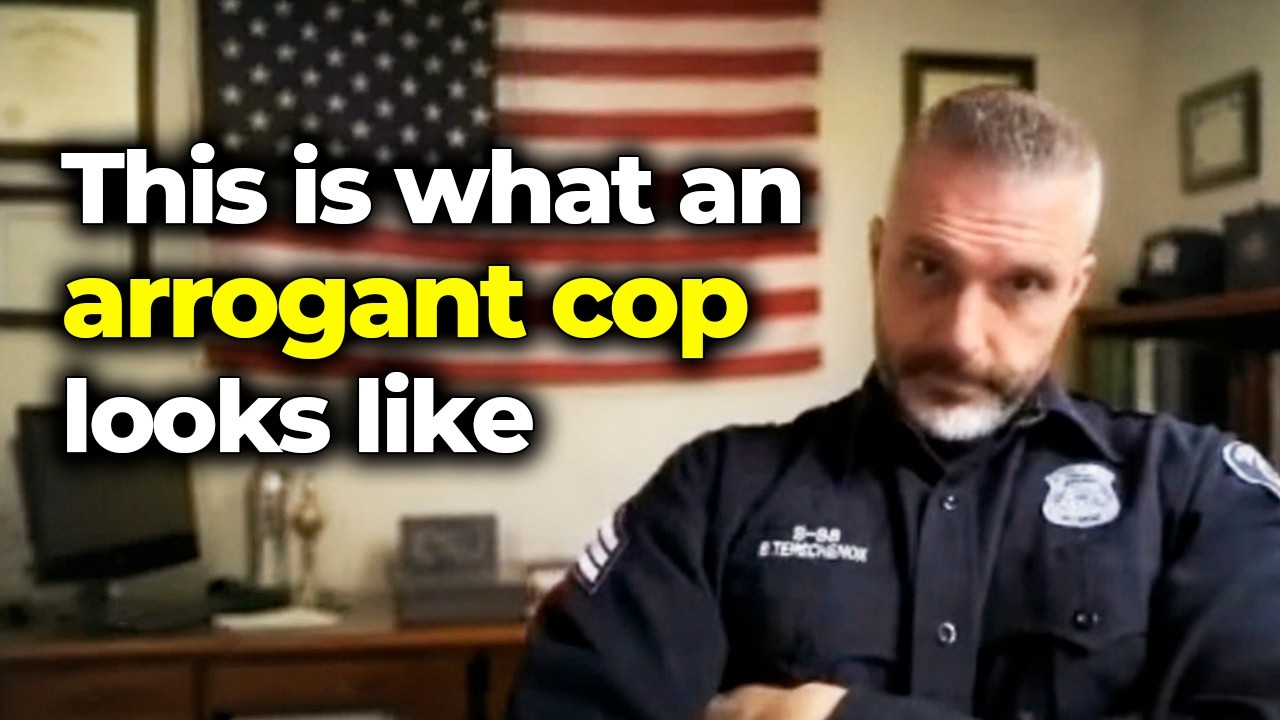
#> input picture scripts/._eval_tmp.png, 1280 x 720 px
$ python -i thumb_eval.py   (imports and definitions only)   (older library calls are emulated)
#> lines starting #> are read from the running program, lines starting #| are printed output that depends on the picture
#!/usr/bin/env python
"""
thumb_eval.py -- runnable scorer for Boyd Clips thumbnails.

Scores a candidate 16:9 thumbnail against a MEASURED baseline built from the two
reference corpora already on disk:

  research/reference/courtroomtime/thumbs/  25 imgs, SAME Judge Boyd docket,
      filename-prefixed top_/bot_ = winners (204k-891k views) vs losers (388-1700 views).
      This is a winners-vs-losers control on ONE channel: same creator, same
      audience, same niche, so any metric that separates the two groups is a
      property of the thumbnail and not of the channel.
  research/reference/competitor/thumbs/     12 Audit the Court imgs (42k-1.2M views).

Everything here is measured, not asserted. Run --baseline to (re)build the
baseline json, then --score <img> to gate a candidate.

Dependencies, all already installed and all commercial-use OK:
  opencv-python 4.14.0.94        Apache-2.0
  rapidocr_onnxruntime 1.2.3     Apache-2.0  (bundles PP-OCRv3 det/rec/cls ONNX)
  onnxruntime 1.28.0             MIT
  numpy 2.5.2, scipy 1.18.0

Spec source, fetched 2026-08-23 from https://support.google.com/youtube/answer/72431 :
  16:9, JPG or PNG, min width 640px, recommended 3840x2160,
  max 2 MB on mobile / 50 MB on desktop.  We gate on the 2 MB mobile limit.

Usage:
  python scripts/thumb_eval.py --baseline
  python scripts/thumb_eval.py --summary
  python scripts/thumb_eval.py --score path/to/candidate.jpg
  python scripts/thumb_eval.py --score "out/*.jpg" --json
"""
import os, sys, json, glob, math, argparse
import numpy as np, cv2

ROOT = os.path.dirname(os.path.dirname(os.path.abspath(__file__)))
CT   = os.path.join(ROOT, "research", "reference", "courtroomtime", "thumbs")
AU   = os.path.join(ROOT, "research", "reference", "competitor", "thumbs")
REFS = os.path.join(ROOT, "research", "reference", "thumb_baseline.json")

_ENG = None
def ocr_engine():
    global _ENG
    if _ENG is None:
        from rapidocr_onnxruntime import RapidOCR
        _ENG = RapidOCR()
    return _ENG

_CASC = None
def cascades():
    global _CASC
    if _CASC is None:
        _CASC = [cv2.CascadeClassifier(cv2.data.haarcascades + n) for n in
                 ("haarcascade_frontalface_alt2.xml", "haarcascade_profileface.xml")]
    return _CASC

# ---------------------------------------------------------------- primitives
def colorfulness(bgr):
    """Hasler & Suesstrunk 2003, 'Measuring colourfulness in natural images',
    Proc. SPIE 5007 pp.87-95.  M = sqrt(std_rg^2+std_yb^2) + 0.3*sqrt(mu_rg^2+mu_yb^2)"""
    B, G, R = [x.astype(np.float64) for x in cv2.split(bgr)]
    rg = R - G
    yb = 0.5 * (R + G) - B
    return math.sqrt(rg.std()**2 + yb.std()**2) + 0.3 * math.sqrt(rg.mean()**2 + yb.mean()**2)

def _srgb_lin(c):
    c = c / 255.0
    return np.where(c <= 0.04045, c / 12.92, ((c + 0.055) / 1.055) ** 2.4)

def rel_luminance(bgr):
    """WCAG 2.2 relative luminance.  https://www.w3.org/TR/WCAG22/#dfn-relative-luminance"""
    b, g, r = [_srgb_lin(bgr[..., i].astype(np.float64)) for i in (0, 1, 2)]
    return 0.2126 * r + 0.7152 * g + 0.0722 * b

# [13 lines left out: functions _iou, _ov, not called in this run]

def detect_faces(gray):
    out = []
    for c in cascades():
        for (x, y, w, h) in c.detectMultiScale(gray, 1.08, 5,
                                               minSize=(int(gray.shape[0]*0.06),)*2):
            out.append((int(x), int(y), int(w), int(h)))
    out.sort(key=lambda b: -b[2]*b[3])
    keep = []
    for b in out:
        if all(_iou(b, k) < 0.30 for k in keep):
            keep.append(b)
    return keep

def ocr_boxes(bgr):
    """Return [{'box':[x,y,w,h],'txt':..,'conf':..}] via PP-OCRv3 (rapidocr_onnxruntime)."""
    ok, buf = cv2.imencode(".png", bgr)
    tmp = os.path.join(os.path.dirname(os.path.abspath(__file__)), "._eval_tmp.png")
    with open(tmp, "wb") as fh:
        fh.write(buf.tobytes())
    try:
        res, _ = ocr_engine()(tmp)
    finally:
        try:
            os.remove(tmp)
        except OSError:
            pass
    out = []
    for it in (res or []):
        p = np.array(it[0], dtype=np.float64)
        x0, y0, x1, y1 = p[:, 0].min(), p[:, 1].min(), p[:, 0].max(), p[:, 1].max()
        out.append({"box": [int(x0), int(y0), int(x1-x0), int(y1-y0)],
                    "txt": it[1], "conf": round(float(it[2]), 2)})
    return out

def vertical_seams(gray, z=6.0):
    """Hard panel joins: columns whose mean |dI/dx| sits >z sigma above the frame mean."""
    g = gray.astype(np.float64)
    col = np.abs(np.diff(g, axis=1)).mean(axis=0)
    zz = (col - col.mean()) / (col.std() + 1e-9)
    W = gray.shape[1]
    pk = [(i+1)/W for i in range(int(W*0.12), int(W*0.88)) if zz[i] > z]
    merged = []
    for p in pk:
        if merged and p - merged[-1][-1] < 0.01:
            merged[-1].append(p)
        else:
            merged.append([p])
    return [round(float(np.mean(c)), 3) for c in merged], round(float(zz.max()), 1)

# ---------------------------------------------------------------- measurement
def measure(path):
#> called with path = '._eval_tmp.png'
    bgr0 = cv2.imread(path, cv2.IMREAD_COLOR)
#> bgr0 is the input picture: shape (720, 1280, 3); mean B, G, R 71.8, 89.7, 104.1
    if bgr0 is None:
        raise SystemExit("cannot read " + path)
    h0, w0 = bgr0.shape[:2]
#> h0 = 720; w0 = 1280
    bgr = bgr0 if (w0, h0) == (1280, 720) else cv2.resize(bgr0, (1280, 720),
                                                          interpolation=cv2.INTER_AREA)
    H, W = 720, 1280
    hsv  = cv2.cvtColor(bgr, cv2.COLOR_BGR2HSV)
#> hsv: shape (720, 1280, 3); mean H, S, V 38.8, 100.3, 106.4
    gray = cv2.cvtColor(bgr, cv2.COLOR_BGR2GRAY)
    y    = cv2.cvtColor(bgr, cv2.COLOR_BGR2YCrCb)[:, :, 0].astype(np.float64)
    L    = rel_luminance(bgr)
#> in rel_luminance, `b, g, r = [_srgb_lin(bgr[..., i].astype(np.float64)) for i in (0, 1, 2)]`:
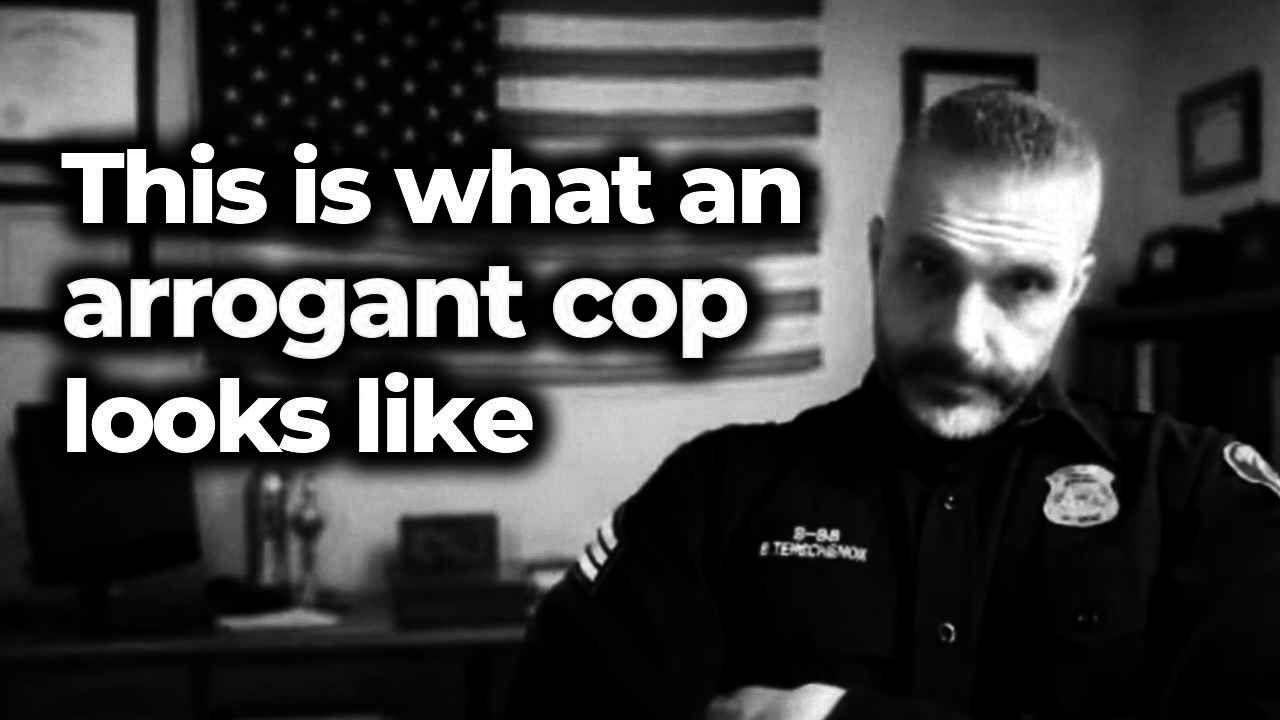
#> r: shape (720, 1280) float64; min 0, max 1, mean 0.255

    m = {"path": path, "src_w": w0, "src_h": h0,
         "bytes": os.path.getsize(path), "ext": os.path.splitext(path)[1].lower()}
    m["sat_mean"]      = round(float(hsv[:, :, 1].mean()/255), 3)
    m["val_mean"]      = round(float(hsv[:, :, 2].mean()/255), 3)
    m["rms_contrast"]  = round(float(y.std()/255), 3)
    m["clip_hi"]       = round(float((y >= 250).mean()), 4)
    m["clip_lo"]       = round(float((y <= 5).mean()), 4)
    m["colorfulness"]  = round(colorfulness(bgr), 1)
#> in colorfulness, `B, G, R = [x.astype(np.float64) for x in cv2.split(bgr)]`:
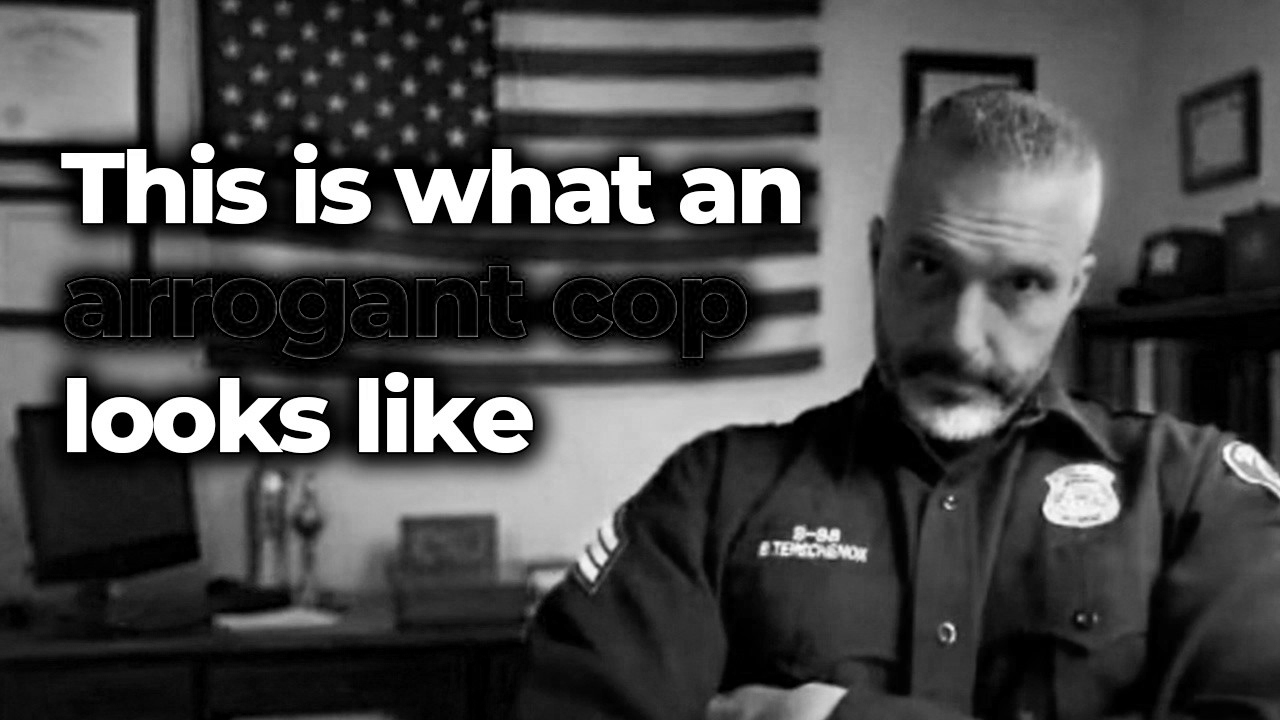
#> B: shape (720, 1280) float64; min 0, max 255, mean 71.8
#> in colorfulness, `B, G, R = [x.astype(np.float64) for x in cv2.split(bgr)]`:
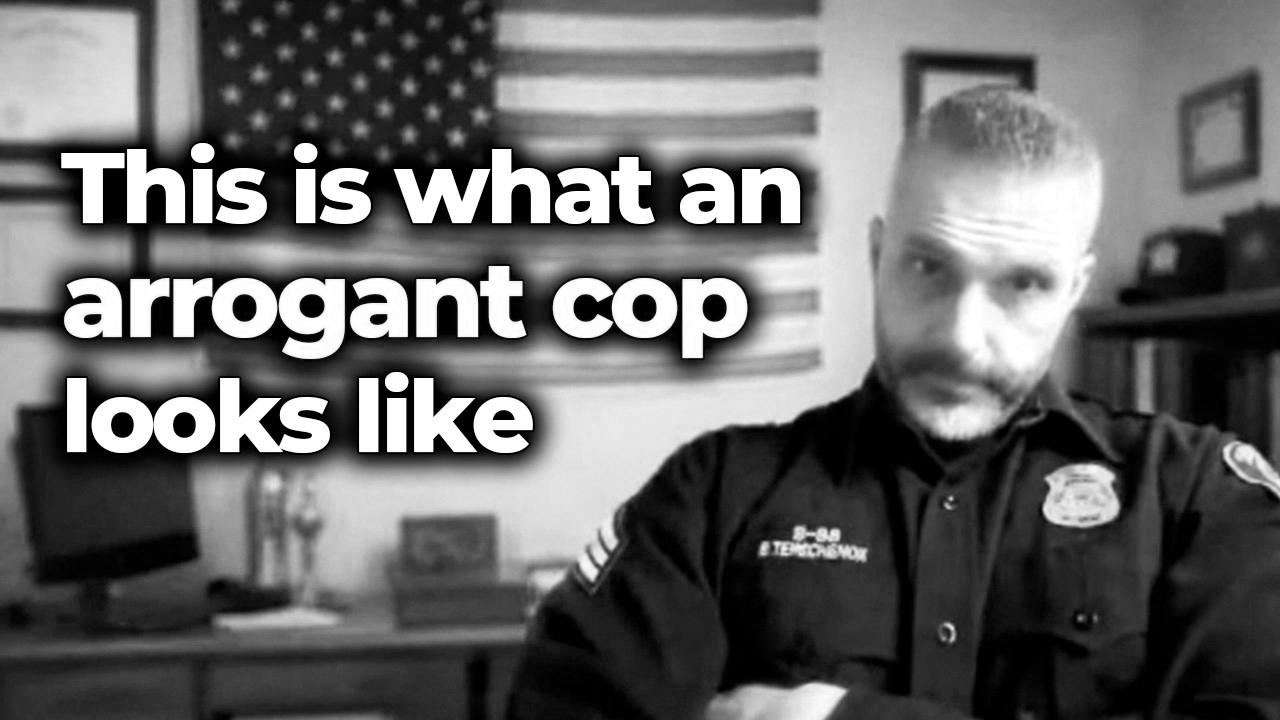
#> R: shape (720, 1280) float64; min 0, max 255, mean 104.1
#> in colorfulness, `yb = 0.5 * (R + G) - B`:
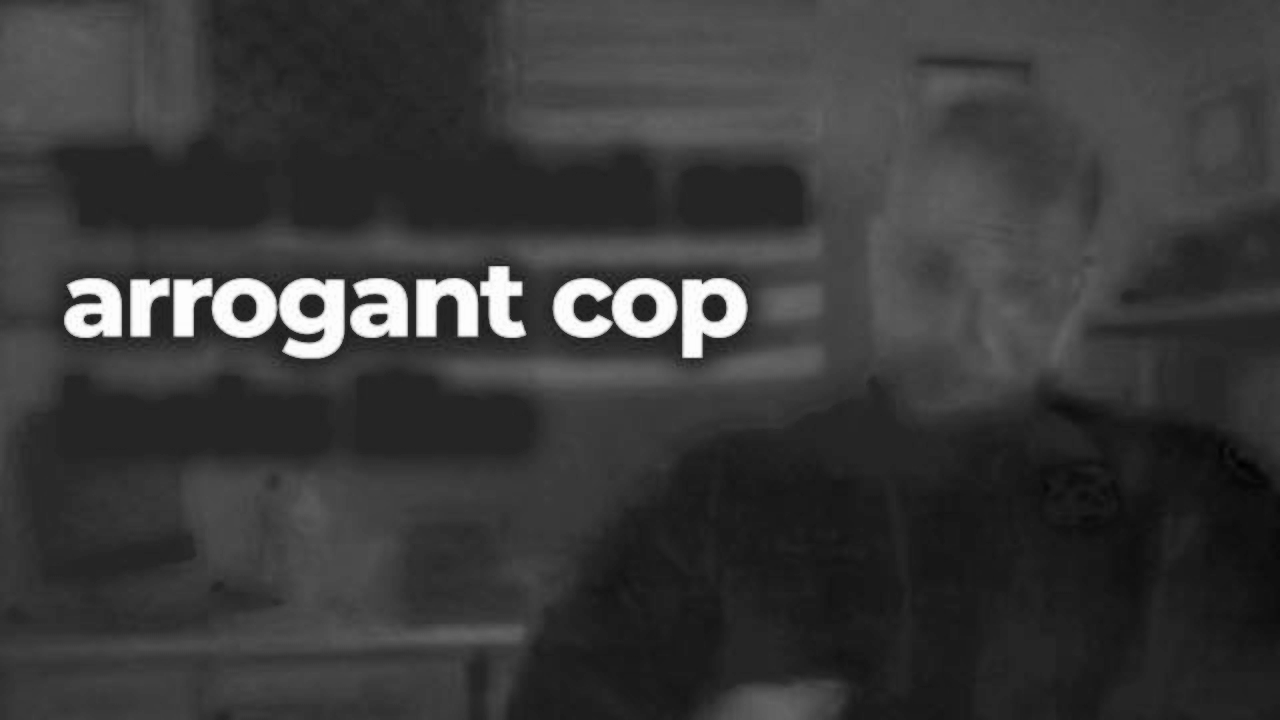
#> yb: shape (720, 1280) float64; min -43.5, max 255, mean 25.1; drawn with min black and max white
    m["global_detail"] = round(float(cv2.Laplacian(gray, cv2.CV_64F).var()), 1)
    m["seams"], m["seam_zmax"] = vertical_seams(gray)
#> in vertical_seams, `col = np.abs(np.diff(g, axis=1)).mean(axis=0)`: col = 1279 values, max 27.89 at index 219, min 0.736 at index 0, mean 3.27
#> in vertical_seams, `zz = (col - col.mean()) / (col.std() + 1e-9)`: zz = 1279 values, max 7.87 at index 219, min -0.81 at index 0, mean 2.22e-17
#> in vertical_seams, `pk = [(i+1)/W for i in range(int(W*0.12), int(W*0.88)) if zz[i] > z]`: pk = [0.151, 0.172, 0.28, 0.302, 0.323, 0.384]
#> the loop in vertical_seams, `for p in pk:` made 6 passes
#> p on passes 1 to 6: 0.151, 0.172, 0.28, 0.302, 0.323, 0.384
#> after the loop in vertical_seams, `for p in pk:`: merged = [[0.151], [0.172], [0.28], [0.302], [0.323], [0.384]]

    faces = detect_faces(gray)
#> faces = [(833, 181, 271, 271)]
    m["faces"]   = faces
    m["n_faces"] = len(faces)
    hs = sorted((fh for _, _, _, fh in faces), reverse=True)
#> hs = [271]
    m["face_max_h_frac"] = round((hs[0]/H) if hs else 0.0, 3)
    m["face_2nd_h_frac"] = round((hs[1]/H) if len(hs) > 1 else 0.0, 3)

    tb = ocr_boxes(bgr)
    m["text"]            = tb
    m["n_text_lines"]    = len(tb)
    m["text_area_frac"]  = round(sum(b["box"][2]*b["box"][3] for b in tb)/(W*H), 4)
    m["text_max_h_frac"] = round(max([b["box"][3] for b in tb], default=0)/H, 3)
    m["text_med_h_frac"] = (round(float(np.median([b["box"][3] for b in tb]))/H, 3)
                            if tb else 0.0)
    ta = sum(b["box"][2]*b["box"][3] for b in tb)
    tf = sum(_ov(tuple(b["box"]), f) for b in tb for f in faces)
    m["text_on_face_frac"] = round(tf/(ta+1e-9), 3)
    if tb:
        xs = [b["box"][0] for b in tb]
        ys = [b["box"][1] for b in tb]
        xe = [b["box"][0]+b["box"][2] for b in tb]
        ye = [b["box"][1]+b["box"][3] for b in tb]
        m["text_cx"] = round(((min(xs)+max(xe))/2)/W, 3)
        m["text_cy"] = round(((min(ys)+max(ye))/2)/H, 3)
    else:
        m["text_cx"] = m["text_cy"] = None

    # WCAG contrast of glyph vs its own local backdrop, per text line (Otsu split)
    wc = []
    for b in tb:
        x, yy, w, h = b["box"]
        x = max(0, x); yy = max(0, yy); w = min(w, W-x); h = min(h, H-yy)
        if w < 8 or h < 8:
            continue
        Lr = L[yy:yy+h, x:x+w]
        g8 = cv2.normalize(gray[yy:yy+h, x:x+w], None, 0, 255,
                           cv2.NORM_MINMAX).astype(np.uint8)
        _, msk = cv2.threshold(g8, 0, 255, cv2.THRESH_BINARY+cv2.THRESH_OTSU)
        fg = msk > 0
        if fg.sum() < 10 or (~fg).sum() < 10:
            continue
        a, bq = float(np.median(Lr[fg])), float(np.median(Lr[~fg]))
        wc.append((max(a, bq)+0.05)/(min(a, bq)+0.05))
    m["wcag_min"] = round(min(wc), 1) if wc else None
    m["wcag_med"] = round(float(np.median(wc)), 1) if wc else None

    # FEED-SIZE TEST: 210x118 is the desktop suggested-column card.  Downscale with
    # area averaging (what the browser does), blow back up nearest-neighbour so the
    # OCR sees exactly the information that survived, and re-detect.
    small = cv2.resize(bgr, (210, 118), interpolation=cv2.INTER_AREA)
    up    = cv2.resize(small, (1280, 720), interpolation=cv2.INTER_NEAREST)
    t210  = ocr_boxes(up)
    m["n_text_lines_210"] = len(t210)
    m["ocr_survival_210"] = round(len(t210)/max(1, len(tb)), 2)
    # Line-count survival conflates "a small decorative line dropped" with "the
    # headline is unreadable".  The gate that matters is whether the LARGEST line
    # at full res is still detected in the same place at card size.
    m["primary_survives_210"] = 0
    if tb:
        big = max(tb, key=lambda b: b["box"][3])["box"]
        for b in t210:
            if _ov(tuple(big), tuple(b["box"])) / float(big[2]*big[3] + 1e-9) >= 0.35:
                m["primary_survives_210"] = 1
                break

    ymask = (hsv[:, :, 0] >= 22) & (hsv[:, :, 0] <= 34) & (hsv[:, :, 1] >= 140) & (hsv[:, :, 2] >= 180)
    rmask = ((hsv[:, :, 0] <= 6) | (hsv[:, :, 0] >= 174)) & (hsv[:, :, 1] >= 200) & (hsv[:, :, 2] >= 170)
    m["yellow_frac"] = round(float(ymask.mean()), 4)
    m["red_frac"]    = round(float(rmask.mean()), 4)
    return m

# ---------------------------------------------------------------- baseline
# [43 lines left out: functions build_baseline, summarise, not called in this run]

# ---------------------------------------------------------------- gates
# Bands are the MEASURED distribution of the 37 reference images (see --summary).
HARD = [
    ("text_on_face_frac", lambda v, m: v is not None and v <= 0.02,
     "no glyph may sit on a detected face. corpus median 0.000 in all three groups; "
     "worst single reference 0.08. our shipped 1_LONGFORM_thumbnail scored 0.12 and "
     "Nathan called it horrible. this is his complaint expressed as a number."),
    ("primary_survives_210", lambda v, m: not (v == 0 and m.get("ocr_survival_210", 1) < 0.5),
     "feed-size legibility, gated as a conjunction: fail only when the LARGEST line is "
     "gone AND fewer than half the lines survive the downscale to the 210x118 "
     "suggested-column card. calibration on the labelled corpus: this fires on 1 of 15 "
     "winners and 1 of 10 losers, and on 1_LONGFORM_thumbnail (primary gone, 0.33 "
     "survival). two stricter versions were tried and discarded because they were wrong, "
     "not strict: 'all lines survive' rejected 8 of 15 winners, 'primary line survives' "
     "rejected 4 of 15. PP-OCRv3 on a 210px card is a CONSERVATIVE proxy for human "
     "reading, with a measured 27% false-negative rate on known winners - so it is only "
     "trustworthy as a floor, never as a target."),
    ("text_max_h_frac", lambda v, m: v is not None and v >= 0.107,
     "largest text line >= 0.107 of frame height. that is the AUDIT median and all 12 "
     "Audit thumbs clear it. rejected attempt (a) ran a single line at 0.060."),
    ("face_max_h_frac", lambda v, m: v is not None and v >= 0.280,
     "hero face >= 0.280 H. CT_BOT (losers) mean 0.243, CT_TOP (winners) mean 0.360, "
     "AUDIT mean 0.358. under 0.28 is measurably the losing band."),
    ("bytes", lambda v, m: v < 2_000_000,
     "YouTube mobile custom-thumbnail cap is 2 MB (support.google.com/youtube/answer/72431, "
     "fetched 2026-08-23). desktop allows 50 MB; gate on the tighter one."),
    ("_geom", lambda v, m: m["src_w"]*9 == m["src_h"]*16 and m["src_w"] >= 1280
     and m["ext"] in (".jpg", ".jpeg", ".png"),
     "16:9 exactly, >=1280 wide, JPG or PNG."),
]

# (key, lo, hi, weight, note) - 1.0 inside the band, linear falloff over half the band width
SOFT = [
    ("sat_mean",        0.38,  0.55,  12,
     "CT_TOP mean 0.498 vs CT_BOT 0.558, AUC 0.27 p=0.056 -> HIGHER saturation tracks "
     "LOSING on this docket. the old repo note that pushed us toward 0.546 read winners "
     "only, with no control group."),
    ("val_mean",        0.50,  0.66,  10,
     "CT_TOP 0.512 vs CT_BOT 0.481, AUC 0.71 p=0.085. brighter wins."),
    ("text_max_h_frac", 0.14,  0.22,  14,
     "CT_TOP 0.198 vs CT_BOT 0.168, AUC 0.68 p=0.134. AUDIT 0.108 is the floor, not the target."),
    ("n_faces",         2,     4,     12,
     "CT_TOP median 2, 13 of 15 winners carry >=2 faces. judge and defendant both visible."),
    ("face_max_h_frac", 0.30,  0.48,  12,
     "CT_TOP mean 0.360, AUDIT mean 0.358, CT_BOT 0.243."),
    ("wcag_min",        4.5,   21.0,  10,
     "worst-line glyph/backdrop contrast ratio. CT_TOP median 4.9, AUDIT median 15.4."),
    ("clip_hi",         0.0,   0.035,  8,
     "CT_TOP mean 0.022. our previous grade ran 0.063 - nearly 3x the winners."),
    ("red_frac",        0.015, 0.060,  8,
     "CT_TOP 0.044 vs CT_BOT 0.030, AUC 0.65. the red arrow / ring / bar."),
    ("yellow_frac",     0.020, 0.100,  6,
     "MEASURED CONTRADICTION: AUDIT 0.018, courtroomtime 0.086-0.099. the band spans both "
     "houses on purpose - pick a side deliberately, do not land in the middle by accident."),
    ("primary_survives_210", 1, 1,     8,
     "1 = the biggest line still reads on a 210x118 card. AUDIT scores 12/12, CT_TOP "
     "11/15. conservative proxy - see the HARD note."),
    ("rms_contrast",    0.26,  0.34,   8,
     "all three groups sit 0.271-0.299; this one does not discriminate, it only catches blowouts."),
]

# [67 lines left out: functions band_score, score, main, not called in this run]

# [2 lines not run here, left out]

#> (the run stopped early here; a loop or call above may not have finished)
